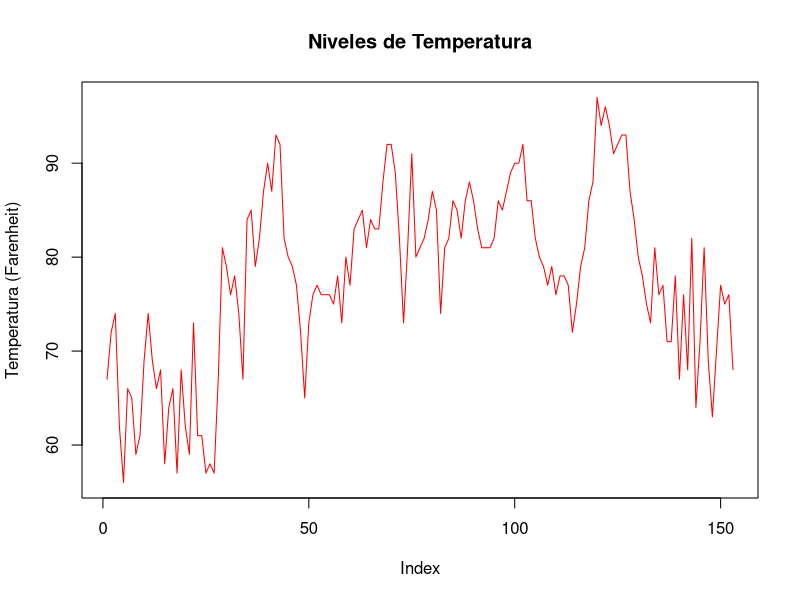
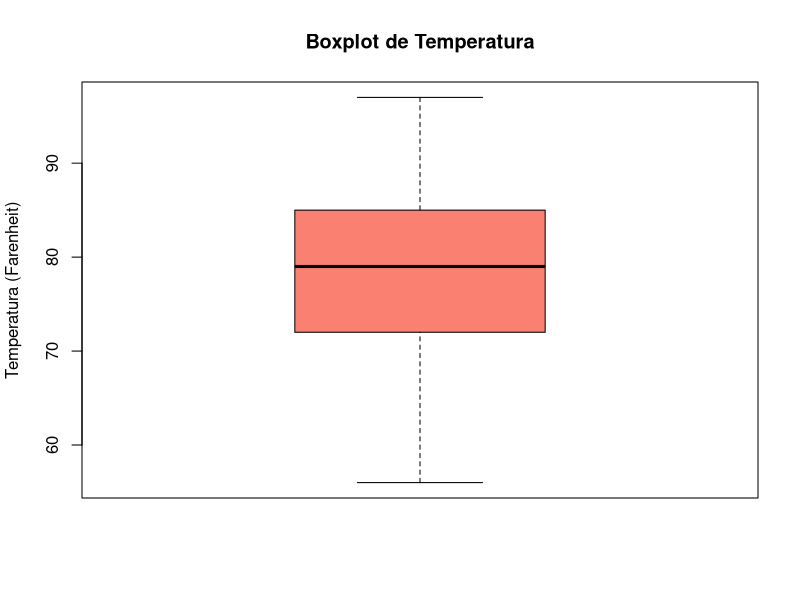

Source code (R) for these figures, in order: (Note: this script raises an error after producing the figures.)
library(skimr)

data(airquality) # Guardar el dataset en memoria

# ==========================================
# PERFILADO INICIAL

head(airquality)
perfil <- skim(airquality)
perfil

# ==========================================
# GRÁFICOS BÁSICOS TEMPERATURA

# Gráfico de línea de temperatura  
plot(airquality$Temp, 
     type = "l",
     main = "Niveles de Temperatura", 
     xlab = "Index", 
     ylab = "Temperatura (Farenheit)", 
     col = "red")

# Gráfico de caja de temperatura
boxplot(airquality$Temp,
        main = "Boxplot de Temperatura", 
        ylab = "Temperatura (Farenheit)", 
        col = "salmon")

# Comparar con perfil
perfil

# ==========================================
# GRÁFICO ESTILIZADO TEMPERATURA

# Extraer las estadísticas de la caja (Mínimo, Q1, Mediana, Q3, Máximo)
stats <- boxplot.stats(airquality$Temp)$stats

# Crear un dataframe auxiliar para las etiquetas
df_etiquetas <- data.frame(
  x = 0.15,  # Posición en el eje X (a la derecha de la caja)
  y = stats,
  texto = paste0(c("Mín", "Q1", "Mediana", "Q3", "Máx"), ": ", stats, " °F")
)

# Generación del Gráfico
ggplot(airquality, aes(x = 0, y = Temp)) +
  # Caja principal con color cyan neón y bordes blancos
  geom_boxplot(fill = "coral", color = "white", width = 0.2, 
               outlier.color = "#FF007F", outlier.size = 3) +
  
  # Agregar las etiquetas usando el dataframe auxiliar
  geom_text(data = df_etiquetas, aes(x = x, y = y, label = texto), 
            color = "white", fontface = "bold", hjust = 0) +
  
  # Ampliar los límites del eje X para que el texto no se corte
  scale_x_continuous(limits = c(-0.2, 0.6)) +
  
  # Títulos y subtítulos
  labs(
    title = "Boxplot Temperatura",
    subtitle = "@ LaGuardia Airport",
    y = "Temperatura (Fahrenheit)",
    x = NULL
  ) +
  
  # Tema base minimalista
  theme_minimal() +
  
  # Personalización extrema para el tema oscuro
  theme(
    plot.background = element_rect(fill = "#121212", color = NA),
    panel.background = element_rect(fill = "#121212", color = NA),
    text = element_text(color = "white"),
    axis.text.y = element_text(color = "gray80", size = 10),
    axis.text.x = element_blank(), # Ocultamos el texto del eje X numérico
    panel.grid.major.y = element_line(color = "#333333"), # Cuadrícula horizontal tenue
    panel.grid.major.x = element_blank(), 
    panel.grid.minor = element_blank(),
    plot.title = element_text(face = "bold", size = 18, color = "coral"),
    plot.subtitle = element_text(face = "italic", size = 12, color = "gray70", margin = margin(b = 15)),
    axis.title.y = element_text(margin = margin(r = 15), face = "bold")
  )

# Comparar con perfil
perfil

# ==========================================
# GRÁFICOS BÁSICOS VIENTO

# Gráfico de línea de temperatura  
plot(airquality$Wind, 
     type = "l",
     main = "Velocidad Promedio del Viento", 
     xlab = "Index", 
     ylab = "Velocidad del Viento (mph)", 
     col = "blue")

# Gráfico de caja de temperatura
boxplot(airquality$Wind,
        main = "Boxplot de Viento", 
        ylab = "Velocidad del Viento (mph)", 
        col = "lightblue")

# Comparar con perfil
perfil

# ==========================================
# GRÁFICO ESTILIZADO VIENTO

# Extraer las estadísticas de la caja (Mínimo, Q1, Mediana, Q3, Máximo)
stats <- boxplot.stats(airquality$Wind)$stats

# Crear un dataframe auxiliar para las etiquetas
df_etiquetas <- data.frame(
  x = 0.15,  # Posición en el eje X (a la derecha de la caja)
  y = stats,
  texto = paste0(c("MínIQ", "Q1", "Mediana", "Q3", "MáxIQ"), ": ", stats, " mph")
)

# Generación del Gráfico
ggplot(airquality, aes(x = 0, y = Wind)) +
  # Caja principal con color cyan neón y bordes blancos
  geom_boxplot(fill = "#00E5FF", color = "white", width = 0.2, 
               outlier.color = "#FF007F", outlier.size = 3) +
  
  # Agregar las etiquetas usando el dataframe auxiliar
  geom_text(data = df_etiquetas, aes(x = x, y = y, label = texto), 
            color = "white", fontface = "bold", hjust = 0) +
  
  # Ampliar los límites del eje X para que el texto no se corte
  scale_x_continuous(limits = c(-0.2, 0.6)) +
  
  # Títulos y subtítulos
  labs(
    title = "Boxplot Viento",
    subtitle = "@ LaGuardia Airport",
    y = "Viento (mph)",
    x = NULL
  ) +
  
  # Tema base minimalista
  theme_minimal() +
  
  # Personalización extrema para el tema oscuro
  theme(
    plot.background = element_rect(fill = "#121212", color = NA),
    panel.background = element_rect(fill = "#121212", color = NA),
    text = element_text(color = "white"),
    axis.text.y = element_text(color = "gray80", size = 10),
    axis.text.x = element_blank(), # Ocultamos el texto del eje X numérico
    panel.grid.major.y = element_line(color = "#333333"), # Cuadrícula horizontal tenue
    panel.grid.major.x = element_blank(), 
    panel.grid.minor = element_blank(),
    plot.title = element_text(face = "bold", size = 18, color = "#00E5FF"),
    plot.subtitle = element_text(face = "italic", size = 12, color = "gray70", margin = margin(b = 15)),
    axis.title.y = element_text(margin = margin(r = 15), face = "bold")
  )

# Comparar con perfil
perfil

# ==========================================
# CHALLENGE - OZONO
# Concentración de Ozono Promedio en partes por billon
# Medida de las 13:00 a 15:00 hrs en Roosevelt Island

# Elaborar los gráficos de línea y caja para la variable Ozone, 
# Escribe una interpretación del gráfico o los datos y envíala por correo
# O agrégala como comentario al finalizar tu ejercicio

# Tip: Ojo con los NAs!

# Gráfico de línea de temperatura
